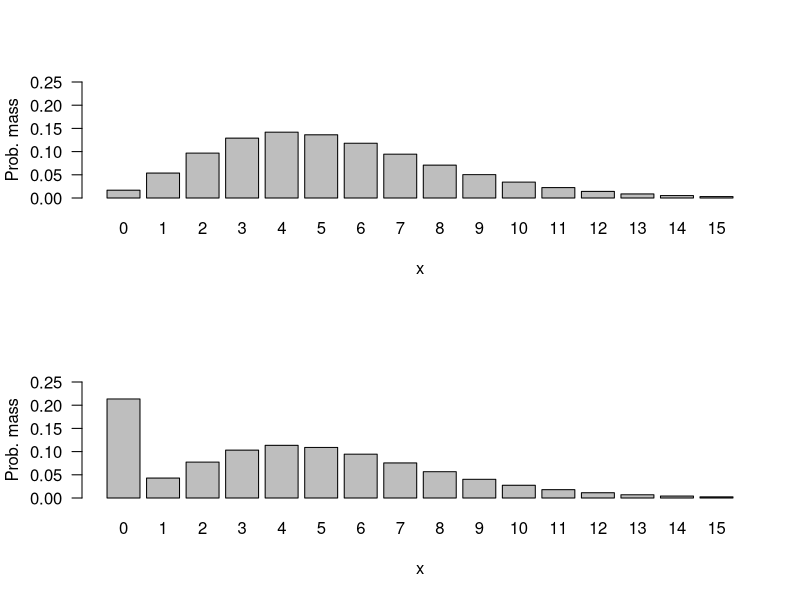
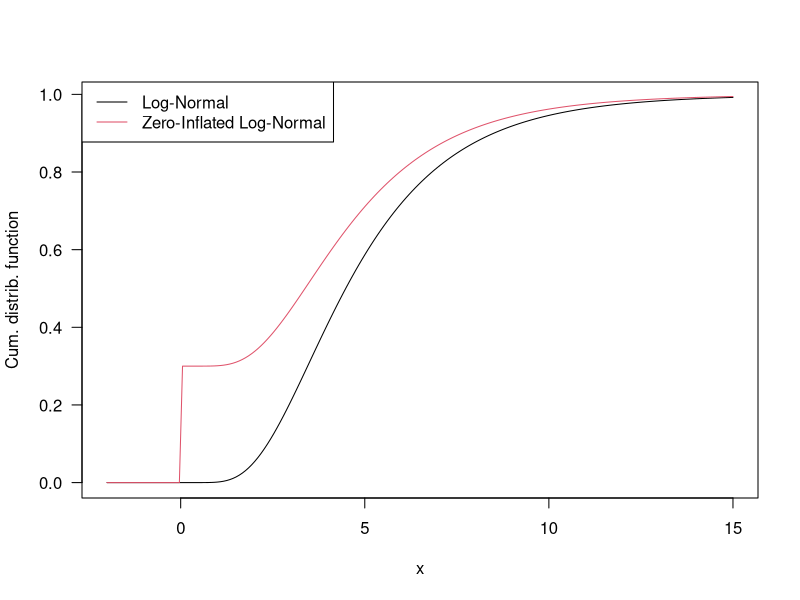

Write the R code that produced these figures, in order.
#---------#---------#---------#---------#---------#---------#---------#---------
setwd('~/Learning/R/mixedModels/1_mixturedOfGaussians')

# Zero-inflated counts
x <- 0:15
y <- dnbinom(x, 8, 0.6)
par(mfrow=c(2, 1))
barplot(y, names.arg=x, las=1, xlab='x', ylab='Prob. mass', ylim=c(0, 0.25))
z <- 0.2*c(1, rep(0, length(x) - 1)) + (1 -0.2)*y
barplot(z, names.arg=x, las=1, xlab='x', ylab='Prob. mass', ylim=c(0, 0.25))


# Zero-inflated continuous
x <- seq(-2, 15, length=200)
y <- plnorm(x, 1.5, 0.5) # log-normal
z <- 0.3*as.numeric(x >= 0) + (1 - 0.3)*y
par(mfrow=c(1, 1))
plot(x, y, type='l', las=1, xlab='x', ylab='Cum. distrib. function')
lines(x, z, col=2)
legend('topleft', 
       lty=1, 
       col=1:2, 
       legend=c('Log-Normal', 'Zero-Inflated Log-Normal'))